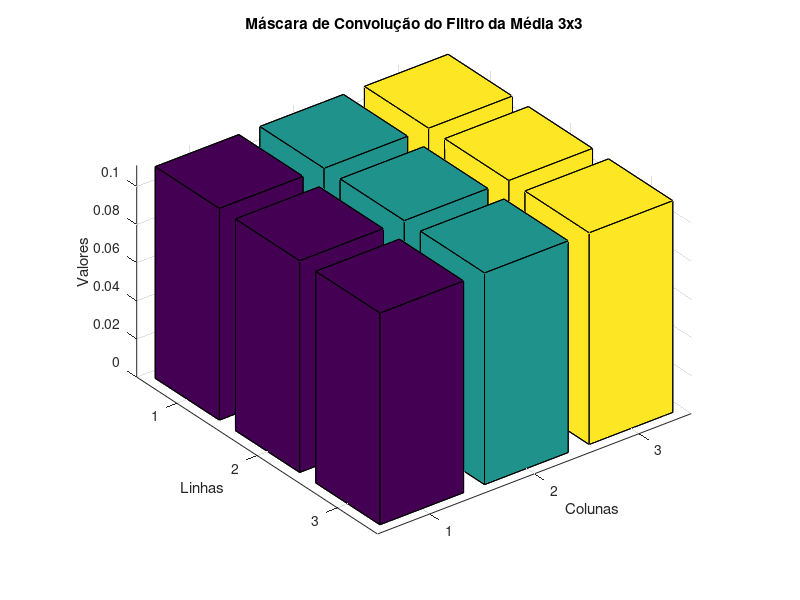
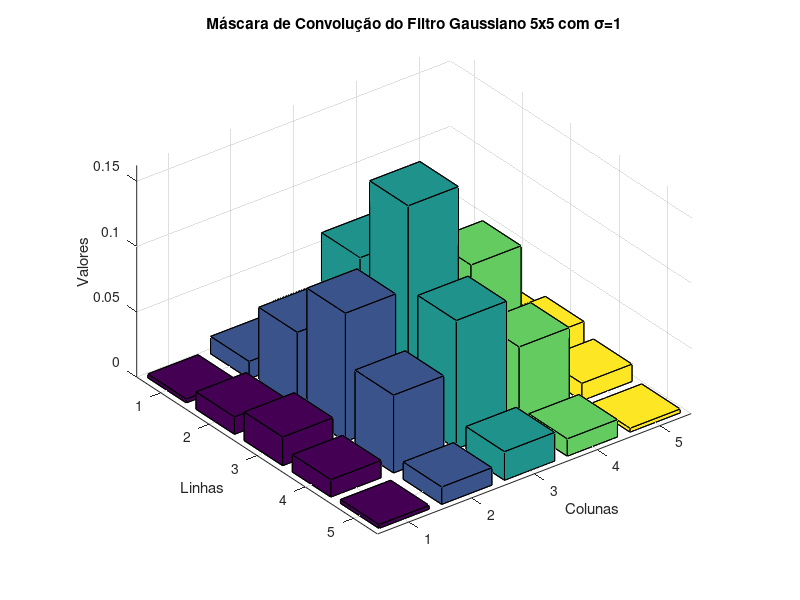

The MATLAB source for these figures, in order:
Box_Filter = ones(3, 3) / 9;



figure;
bar3(Box_Filter);
title('Máscara de Convolução do Filtro da Média 3x3');
xlabel('Colunas');
ylabel('Linhas');
zlabel('Valores');




sigma = 1;
Masc_Gaussiana = zeros(5, 5);

for x = 1:5
    for y = 1:5
        Masc_Gaussiana(x, y) = (1 / (2 * pi * sigma^2)) * exp(-((x-3)^2 + (y-3)^2) / (2 * sigma^2));
    end
end
Masc_Gaussiana = Masc_Gaussiana / sum(Masc_Gaussiana(:));

figure;
bar3(Masc_Gaussiana);
title('Máscara de Convolução do Filtro Gaussiano 5x5 com \sigma=1');
xlabel('Colunas');
ylabel('Linhas');
zlabel('Valores');

